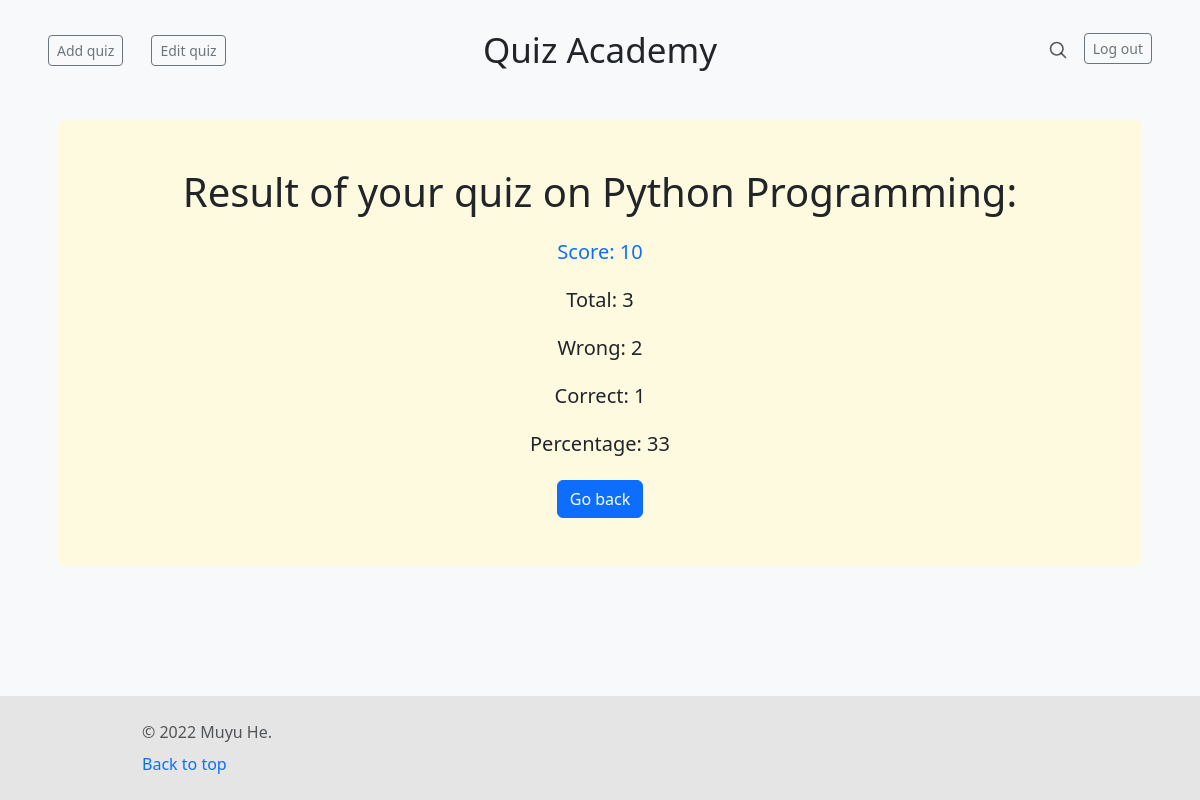
/result/ (signed in), run on an earlier commit of the app's database.
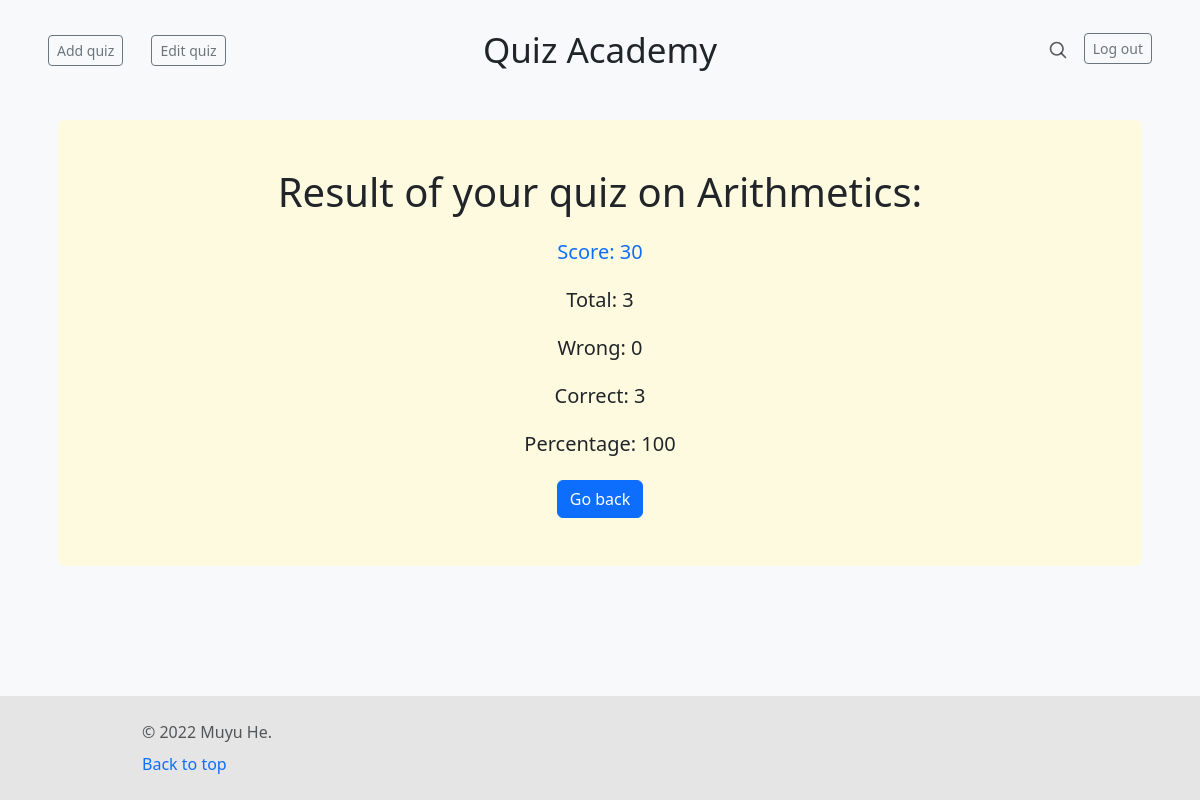
And on a later commit of the database.
### quizzes/models.py (models this page shows, shortened)
class Score(models.Model):
    created_time = models.DateTimeField(auto_now_add=True)
    user = models.ForeignKey(User, default=1, on_delete=models.CASCADE)
    score = models.IntegerField(default=0)
    wrong = models.IntegerField(default=0)
    correct = models.IntegerField(default=0)
    total = models.IntegerField(default=0)
    percentage = models.IntegerField(default=0)
    quiz = models.ForeignKey(Quiz, default=1, on_delete=models.CASCADE)

class Quiz(models.Model):
    name = models.CharField(max_length=100)
    head = models.ForeignKey(Question, null=True, blank=True, on_delete=models.SET_NULL)
    def __str__(self):
        return self.name

### quizzes/views.py (the view)
# urls.py: re_path('^result/$', views.result, name='result'),
@login_required
def result(request):
    scores = Score.objects.filter(user=request.user).order_by('-created_time')
    score = scores[0]
    context = {'score': score}
    return render(request, 'quizzes/result.html', context)

### quizzes/templates/quizzes/result.html
{% extends 'quizzes/base.html' %}
{% block header %}
    <div class="jumbotron p-3 p-md-5 mx-3 rounded" style="background-color: #fefae0">
        <div class="col-md-12 px-0 text-center">
            <h1 class="text-dark px-4">Result of your quiz on {{score.quiz}}:</h1>
            <h5 class="text-primary my-4">Score: {{score.score}}</h5>
            <h5 class="text-dark my-4">Total: {{score.total}}</h5>
            <h5 class="text-dark my-4">Wrong: {{score.wrong}}</h5>
            <h5 class="text-dark my-4">Correct: {{score.correct}}</h5>
            <h5 class="text-dark my-4">Percentage: {{score.percentage}}</h5>
            <a href="{% url 'quizzes:index' %}" class="btn btn-primary">Go back</a>
        </div>
    </div>
{% endblock header %}

What changed in the data, as far as the page shows it:
removed Score: quiz "Python Programming", score "10", total "3", wrong "2", correct "1", percentage "33"
added Score: quiz "Arithmetics", score "30", total "3", wrong "0", correct "3", percentage "100"
